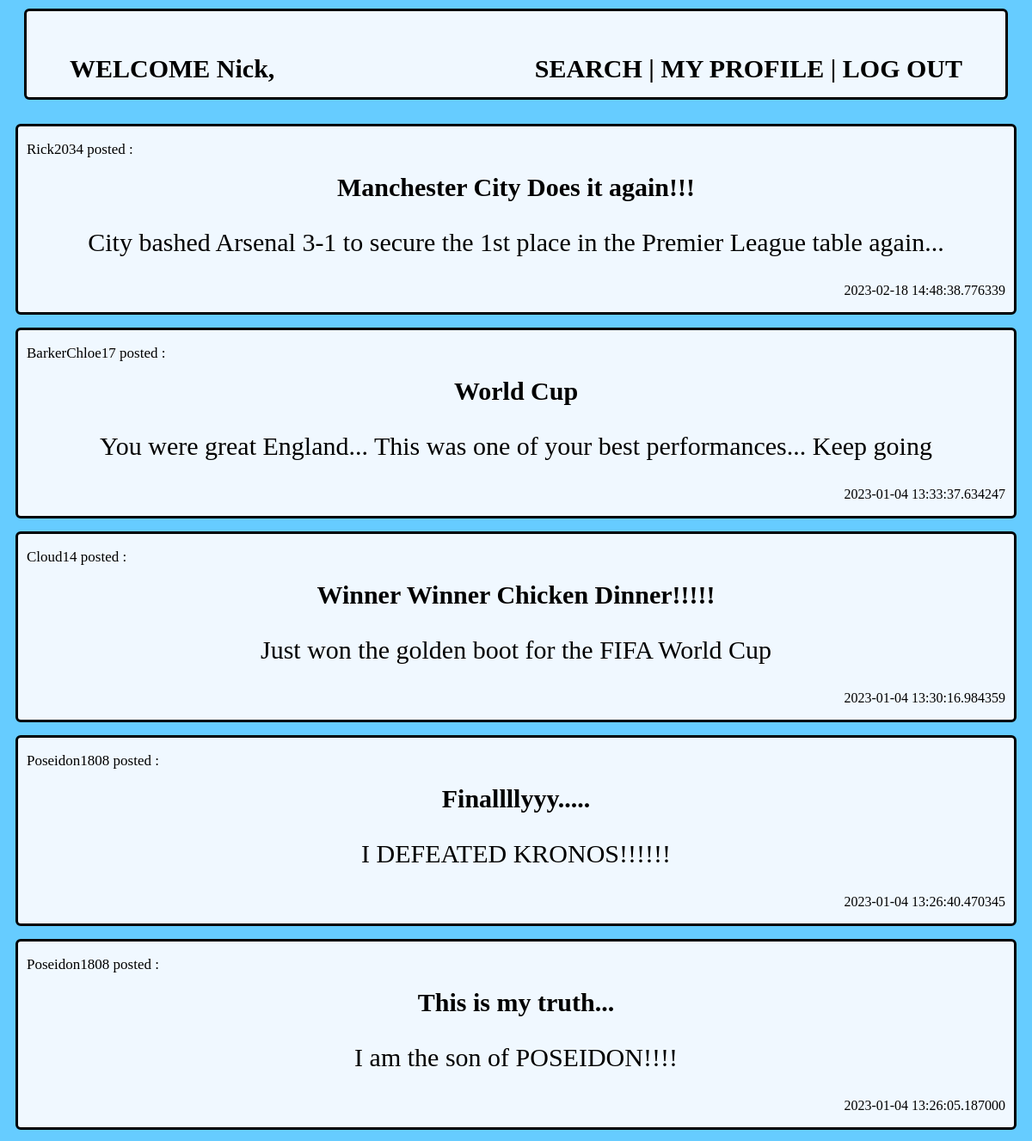
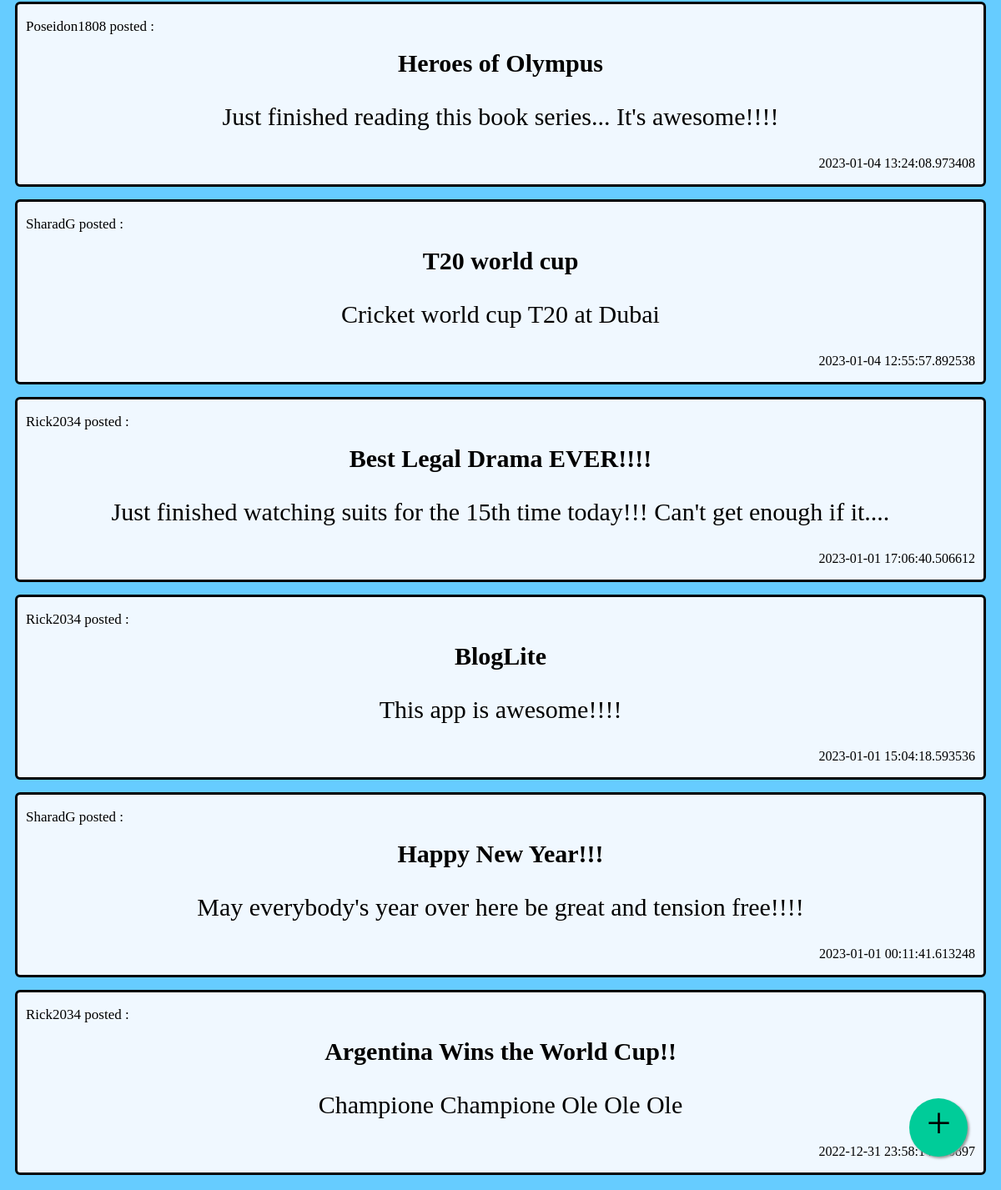
Page /Nick1234/home on the committed database (2 pictures, top to bottom).
### app.py (models this page shows)
class Users(db.Model):
    __tablename__ = 'users'
    user_id = db.Column(db.Integer, autoincrement = True, primary_key = True)
    username = db.Column(db.String, unique = True, nullable = False)
    email = db.Column(db.String, unique = True, nullable = False)
    first_name = db.Column(db.String, nullable = False)
    last_name = db.Column(db.String)
    password = db.Column(db.String, nullable = False)
    dob = db.Column(db.String, nullable = False)

class Posts(db.Model):
    __tablename__='posts'
    post_id = db.Column(db.Integer, nullable = False, autoincrement = True, unique= True, primary_key = True)
    title = db.Column(db.String, nullable = False)
    description = db.Column(db.String, nullable = False)
    attachment = db.Column(db.String)
    username = db.Column(db.String, db.ForeignKey("users.username"),nullable=False)
    datetime = db.Column(db.String)

### app.py (the view)
@app.route('/<username>/home',methods=['GET'])
def home(username):
    if request.method == "GET":
        user = Users.query.filter_by(username=username).first()
        post=Posts.query.all()
        follow=[]
        follows=Follow.query.filter_by(follower=username).all()
        for i in follows:
            follow+=[i.following]
        if len(post)==0:
            return render_template("home_empty.html",users=user)
        else :
            return render_template("home.html",users=user,posts=post,follow=follow)

### templates/home.html (shortened to what this page needs)
<!DOCTYPE html>
<html>
    <head>
    <head>
    <body>
        <div class="header">
            <b style="float:left">WELCOME {{ users["first_name"] }},</b>
            <b style="float:right"><a href="/{{ users["username"] }}/search" formaction='/{{ users["username"] }}/search' formmethod='GET'>SEARCH</a> | <a href="/{{ users["username"] }}/my_profile" formaction='/{{ users["username"] }}/my_profile' formmethod='GET'>MY PROFILE</a> | <a href='/' formaction='/' formmethod='GET'>LOG OUT</a></b>
        </div>
        <br>
        <div class="posts">
            {% for post in posts %}
                {% if post["username"] in follow %}
                    <div class="post">
                        <a href="/{{ users["username"] }}/profile/{{ post["username"] }}" formaction="/{{ users["username"] }}/profile/{{ post["username"] }}" formmethod="GET"><p style="font-size:17px" align="left">{{ post["username"] }}</a> posted :</p>
                        <b>{{ post["title"] }}</b>
                        <br>
                        <p font-size="30px">{{ post["description"] }}</p>
                        <p style="font-size:16px" align="right">{{ post["datetime"] }}</p>
                    </div>
                {% endif %}
            {% endfor %}
        </div>
        <a href="/{{ users["username"] }}/new_post" class="float" >
            <i class="my-float">+</i>
        </a>
    </body>
</html>

### templates/home.html (style rules this page uses)
.header { font-family:Cambria, Cochin, Georgia, Times, 'Times New Roman', serif; font-size: 30px; background-color:aliceblue; margin-left: 20px; margin-right: 20px; margin-top: 10px; margin-bottom: 5px; border: 3px solid; border-radius: 6px; padding: 50px; }
body { background-color:#66CCFF; }
a:link { color: black; text-decoration: none; }
.post { font-size:30px; font-family:Cambria, Cochin, Georgia, Times, 'Times New Roman', serif; padding-left: 10px; padding-right: 10px; margin-left: 10px; margin-right: 10px; margin-top: 5px; margin-bottom: 10px; border: 3px solid; border-radius: 6px; background-color:aliceblue; text-align:center; }
.posts { display:flex; flex-direction:column-reverse; }
.float { position:fixed; width:70px; height:70px; bottom:40px; right:40px; background-color:#0C9; color:#FFFFFF; border-radius:50px; text-align:center; box-shadow: 2px 2px 3px #999; }
.my-float { margin-top:22px; font-family:Cambria, Cochin, Georgia, Times, 'Times New Roman', serif; font-size: 52px; }

### rows in the picture
Users: first_name "Nick"
Posts: username "Rick2034", title "Argentina Wins the World Cup!!", description "Champione Champione Ole Ole Ole", datetime "2022-12-31 23:58:14.720897"
Posts: username "SharadG", title "Happy New Year!!!", description "May everybody's year over here be great and tension free!!!!", datetime "2023-01-01 00:11:41.613248"
Posts: username "Rick2034", title "BlogLite", description "This app is awesome!!!!", datetime "2023-01-01 15:04:18.593536"
Posts: username "Rick2034", title "Best Legal Drama EVER!!!!", description "Just finished watching suits for the 15th time today!!! Can't get enough if it....", datetime "2023-01-01 17:06:40.506612"
Posts: username "SharadG", title "T20 world cup", description "Cricket world cup T20 at Dubai", datetime "2023-01-04 12:55:57.892538"
Posts: username "Poseidon1808", title "Heroes of Olympus", description "Just finished reading this book series... It's awesome!!!!", datetime "2023-01-04 13:24:08.973408"
Posts: username "Poseidon1808", title "This is my truth...", description "I am the son of POSEIDON!!!!", datetime "2023-01-04 13:26:05.187000"
Posts: username "Poseidon1808", title "Finallllyyy.....", description "I DEFEATED KRONOS!!!!!!", datetime "2023-01-04 13:26:40.470345"
Posts: username "Cloud14", title "Winner Winner Chicken Dinner!!!!!", description "Just won the golden boot for the FIFA World Cup", datetime "2023-01-04 13:30:16.984359"
Posts: username "BarkerChloe17", title "World Cup", description "You were great England... This was one of your best performances... Keep going", datetime "2023-01-04 13:33:37.634247"
Posts: username "Rick2034", title "Manchester City Does it again!!!", description "City bashed Arsenal 3-1 to secure the 1st place in the Premier League table again...", datetime "2023-02-18 14:48:38.776339"
